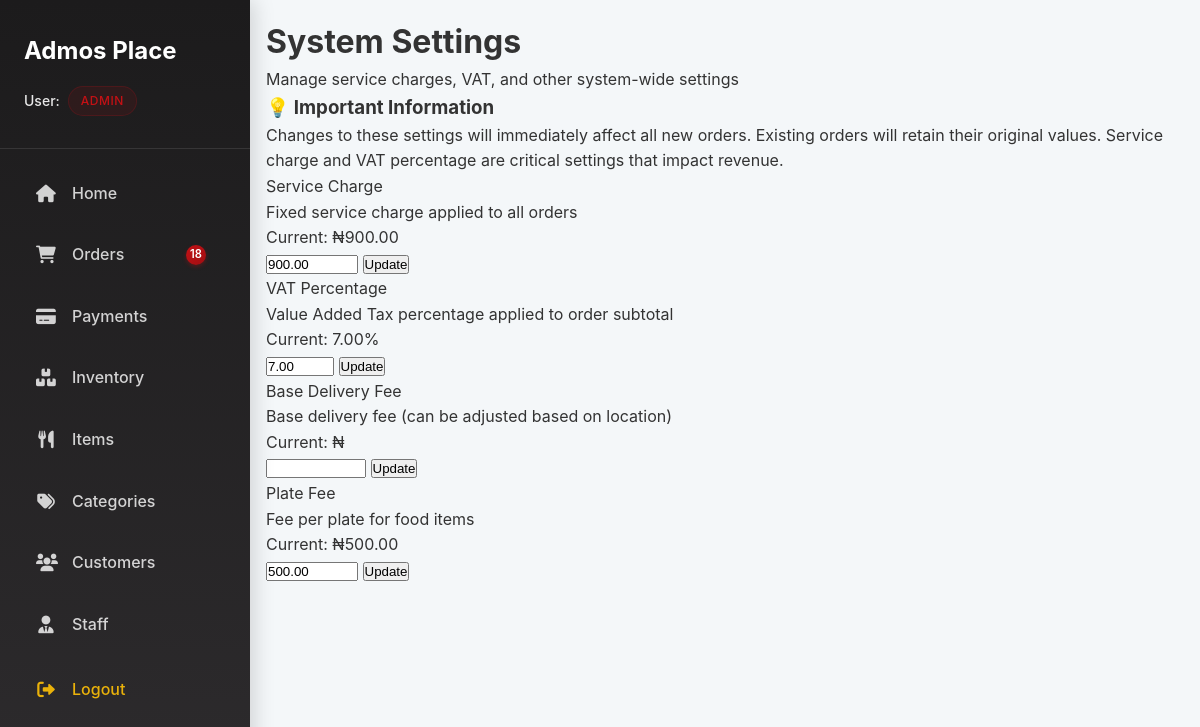
/dashboard/settings/ (signed in), run on the app's committed database.
### accounts/models.py (models this page shows, shortened)
class User(AbstractBaseUser, PermissionsMixin):
    ROLE_CHOICES = (
        ('customer', 'Customer'),
        ('manager', 'Manager'),
        ('accountant', 'Accountant'),
        ('admin', 'Admin'),
    )
    first_name = models.CharField(max_length=50, blank=True)
    last_name = models.CharField(max_length=50, blank=True)
    email = models.EmailField(unique=True, null=True, blank=True)
    phone_number = models.CharField(max_length=15, unique=True)
    delivery_address = models.TextField(blank=True, null=True)
    role = models.CharField(max_length=20, choices=ROLE_CHOICES, default='customer')
    is_active = models.BooleanField(default=True)
    is_staff = models.BooleanField(default=False)
    objects = UserManager()
    USERNAME_FIELD = 'phone_number'
    REQUIRED_FIELDS = []

### store/models.py (models this page shows, shortened)
class SystemSettings(models.Model):
    SETTING_TYPES = [
        ('service_charge', 'Service Charge'),
        ('vat_percentage', 'VAT Percentage'),
        ('delivery_fee_base', 'Base Delivery Fee'),
        ('plate_fee', 'Plate Fee'),
    ]
    setting_type = models.CharField(max_length=20, choices=SETTING_TYPES, unique=True)
    value = models.DecimalField(max_digits=10, decimal_places=2, help_text="Setting value")
    description = models.TextField(blank=True, help_text="Description of what this setting controls")
    is_active = models.BooleanField(default=True, help_text="Whether this setting is currently active")
    created_at = models.DateTimeField(auto_now_add=True)
    updated_at = models.DateTimeField(auto_now=True)
    updated_by = models.ForeignKey(
        settings.AUTH_USER_MODEL,
        on_delete=models.SET_NULL,
        null=True,
        blank=True,
        related_name='updated_system_settings'
    )
    @classmethod
    def get_setting(cls, setting_type, default_value=0):
        try:
            setting = cls.objects.get(setting_type=setting_type, is_active=True)
            return setting.value
        except cls.DoesNotExist:
            return default_value
    class Meta:
        ordering = ['setting_type']
        verbose_name = "System Setting"
        verbose_name_plural = "System Settings"

### dashboard/views.py (the view, shortened to what this page needs)
# urls.py: path("settings/", views.system_settings, name="system_settings"),
@login_required
def system_settings(request):
    if request.user.role != 'admin':
        messages.error(request, "Access denied. Admin privileges required.")
        return redirect("dashboard:home")
    service_charge = SystemSettings.get_setting('service_charge', 100)
    vat_percentage = SystemSettings.get_setting('vat_percentage', 7.5)
    delivery_fee_base = SystemSettings.get_setting('delivery_fee_base', 500)
    plate_fee = SystemSettings.get_setting('plate_fee', 50)
    context = {
        'service_charge': service_charge,
        'vat_percentage': vat_percentage,
        'plate_fee': plate_fee,
    }
    return render(request, "dashboard/system_settings.html", context)

### dashboard/context_processors.py (called while the page is built)
def active_orders_count(request):
    if hasattr(request, 'user') and request.user.is_authenticated and getattr(request.user, 'role', None) in ['admin', 'manager', 'accountant']:
        return {
            'active_orders_count': Order.objects.filter(
                payment__status='success',
                status__in=['Pending', 'On the Way']  # Only count active orders
            ).count()
        }
    return {'active_orders_count': 0}

### dashboard/templates/dashboard/system_settings.html (shortened to what this page needs)
{% extends 'dashboard/base.html' %}
{% load static %}
{% block content %}
<div class="settings-container">
    <div class="settings-card">
        <div class="settings-header">
            <h1>System Settings</h1>
            <p>Manage service charges, VAT, and other system-wide settings</p>
        </div>
        <div class="settings-content">
            <div class="info-box">
                <h3>💡 Important Information</h3>
                <p>Changes to these settings will immediately affect all new orders. Existing orders will retain their original values. Service charge and VAT percentage are critical settings that impact revenue.</p>
            </div>
            <form method="post" id="settings-form">
                <div class="setting-item">
                    <div class="setting-info">
                        <div class="setting-name">Service Charge</div>
                        <div class="setting-description">Fixed service charge applied to all orders</div>
                        <div class="setting-current">Current: ₦{{ service_charge }}</div>
                    </div>
                    <div class="setting-controls">
                        <input type="number" name="service_charge" value="{{ service_charge }}"
                               class="setting-input" min="0" max="5000" step="0.01" required>
                        <button type="submit" name="update_service_charge" class="btn-update">Update</button>
                    </div>
                </div>
                <div class="setting-item">
                    <div class="setting-info">
                        <div class="setting-name">VAT Percentage</div>
                        <div class="setting-description">Value Added Tax percentage applied to order subtotal</div>
                        <div class="setting-current">Current: {{ vat_percentage }}%</div>
                    </div>
                    <div class="setting-controls">
                        <input type="number" name="vat_percentage" value="{{ vat_percentage }}"
                               class="setting-input" min="0" max="50" step="0.1" required>
                        <button type="submit" name="update_vat_percentage" class="btn-update">Update</button>
                    </div>
                </div>
                <div class="setting-item">
                    <div class="setting-info">
                        <div class="setting-name">Base Delivery Fee</div>
                        <div class="setting-description">Base delivery fee (can be adjusted based on location)</div>
                        <div class="setting-current">Current: ₦{{ delivery_fee_base }}</div>
                    </div>
                    <div class="setting-controls">
                        <input type="number" name="delivery_fee_base" value="{{ delivery_fee_base }}"
                               class="setting-input" min="0" max="10000" step="0.01" required>
                        <button type="submit" name="update_delivery_fee_base" class="btn-update">Update</button>
                    </div>
                </div>
                <div class="setting-item">
                    <div class="setting-info">
                        <div class="setting-name">Plate Fee</div>
                        <div class="setting-description">Fee per plate for food items</div>
                        <div class="setting-current">Current: ₦{{ plate_fee }}</div>
                    </div>
                    <div class="setting-controls">
                        <input type="number" name="plate_fee" value="{{ plate_fee }}"
                               class="setting-input" min="0" max="1000" step="0.01" required>
                        <button type="submit" name="update_plate_fee" class="btn-update">Update</button>
                    </div>
                </div>
            </form>
        </div>
    </div>
</div>
{% endblock %}

### dashboard/templates/dashboard/base.html (shortened to what this page needs)
<!DOCTYPE html>
<html lang="en">
<head>
    {% load static %}
    <link rel="stylesheet" href="{% static 'dashboard/css/style.css' %}?v=17">
    <link rel="stylesheet" href="https://cdnjs.cloudflare.com/ajax/libs/font-awesome/6.0.0/css/all.min.css">
</head>
<body>
    <div class="dashboard-container">
        <aside class="sidebar" id="sidebar">
            <div class="sidebar-header">
                <div class="header-top">
                <h3>Admos Place</h3>
                </div>
                <div class="user-info">
                    <div class="user-name">User: <span class="user-role">{{ user.role|title }}</span></div>
                </div>
            </div>
            <nav class="sidebar-nav">
                <ul>
                    {% if user.role in 'admin,accountant' %}
                    <li class="{% if request.resolver_match.url_name == 'home' %}active{% endif %}">
                        <a href="{% url 'dashboard:home' %}">
                            <i class="fas fa-home"></i> Home
                        </a>
                    </li>
                    {% endif %}
        <li class="{% if request.resolver_match.url_name == 'orders' or request.resolver_match.url_name == 'delivered_orders' %}active{% endif %}">
            <a href="{% url 'dashboard:orders' %}">
                <i class="fas fa-shopping-cart"></i> Orders
                <span class="sidebar-badge">{{ active_orders_count }}</span>
            </a>
        </li>
                    {% if user.role in 'admin,accountant' %}
                    <li class="{% if request.resolver_match.url_name == 'payments' %}active{% endif %}">
                        <a href="{% url 'dashboard:payments' %}">
                            <i class="fas fa-credit-card"></i> Payments
                        </a>
                    </li>
                    {% endif %}
                    <li class="{% if request.resolver_match.url_name == 'inventory' %}active{% endif %}">
                        <a href="{% url 'dashboard:inventory' %}">
                            <i class="fas fa-boxes"></i> Inventory
                        </a>
                    </li>
                    <li class="{% if request.resolver_match.url_name == 'items' %}active{% endif %}">
                        <a href="{% url 'dashboard:items' %}">
                            <i class="fas fa-utensils"></i> Items
                        </a>
                    </li>
                    <li class="{% if request.resolver_match.url_name == 'categories' %}active{% endif %}">
                        <a href="{% url 'dashboard:categories' %}">
                            <i class="fas fa-tags"></i> Categories
                        </a>
                    </li>
        <li class="{% if request.resolver_match.url_name == 'users' %}active{% endif %}">
            <a href="{% url 'dashboard:users' %}">
                <i class="fas fa-users"></i> Customers
            </a>
        </li>
                    {% if user.role == 'admin' %}
                    <li class="{% if request.resolver_match.url_name == 'staff' %}active{% endif %}">
                        <a href="{% url 'dashboard:staff' %}">
                            <i class="fas fa-user-tie"></i> Staff
                        </a>
                    </li>
                    {% endif %}
                    <li class="logout-item">
                        <a href="#" onclick="openDashboardLogout()" class="logout-link">
                            <i class="fas fa-sign-out-alt"></i> Logout
                        </a>
                    </li>
                </ul>
            </nav>
        </aside>
        <main class="main-content">
            <div class="content-body">
                {% block content %}{% endblock %}
            </div>
        </main>
    </div>
    <link rel="stylesheet" href="https://cdnjs.cloudflare.com/ajax/libs/font-awesome/6.0.0/css/all.min.css">
</body>
</html>

### dashboard/static/dashboard/css/style.css (style rules this page uses)
:root { --primary-color: #C41115; --secondary-color: #FFB300; --text-color: #333; --light-gray: #f4f7f9; --medium-gray: #e0e0e0; --dark-gray: #555; --border-color: #e0e0e0; --font-family: -apple-system, BlinkMacSystemFont, "Segoe UI", Roboto, "Helvetica Neue", Arial, sans-serif; }
*, *::before, *::after { box-sizing: border-box; margin: 0; padding: 0; }
body { font-family: var(--font-family); line-height: 1.6; color: var(--text-color); background-color: var(--light-gray); }
.dashboard-container { display: flex; min-height: 100vh; }
.sidebar-badge { background: linear-gradient(135deg, #C41115 0%, #a00e12 100%); color: white; border-radius: 12px; min-width: 20px; height: 20px; display: inline-flex; align-items: center; justify-content: center; font-size: 0.7rem; font-weight: 600; margin-left: auto; margin-right: 0.5rem; box-shadow: 0 2px 4px rgba(196, 17, 21, 0.3); }
.sidebar { width: 250px; background: linear-gradient(180deg, #1C1B1C 0%, #2d2b2d 100%); padding: 0; box-shadow: 4px 0 20px rgba(0, 0, 0, 0.15); transition: transform 0.3s ease-in-out; height: 100vh; overflow: hidden; position: fixed; top: 0; left: 0; z-index: 1000; }
.sidebar-header { padding: 2rem 1.5rem 1.5rem; border-bottom: 1px solid rgba(255, 255, 255, 0.1); margin-bottom: 1rem; }
.header-top { display: flex; justify-content: space-between; align-items: center; margin-bottom: 1rem; }
.sidebar-header h3 { color: white; font-size: 1.5rem; font-weight: 700; margin: 0; }
.user-info { text-align: center; margin: 0.5rem 0; }
.user-name { font-weight: 500; color: rgba(255, 255, 255, 0.9); font-size: 0.875rem; margin: 0; display: flex; align-items: center; justify-content: center; gap: 0.5rem; }
.user-role { color: #C41115; font-weight: 600; background: rgba(196, 17, 21, 0.1); padding: 0.25rem 0.75rem; border-radius: 20px; font-size: 0.75rem; text-transform: uppercase; letter-spacing: 0.5px; border: 1px solid rgba(196, 17, 21, 0.2); }
.sidebar-nav ul { list-style: none; padding: 0; margin: 0; }
.sidebar-nav li { margin: 0.25rem 1rem; }
.sidebar-nav li a { display: flex; align-items: center; padding: 1rem 1.25rem; color: rgba(255, 255, 255, 0.8); text-decoration: none; border-radius: 12px; transition: all 0.3s ease; font-weight: 500; position: relative; }
.sidebar-nav li a i { margin-right: 1rem; font-size: 1.1rem; width: 20px; text-align: center; }
.sidebar-nav .logout-item a { color: rgba(255, 193, 7, 0.9) !important; margin-top: 0.5rem; padding-top: 1rem; }
.sidebar-nav .logout-item a i { color: rgba(255, 193, 7, 0.9); }
.main-content { flex-grow: 1; display: flex; flex-direction: column; margin-left: 250px; }
.user-info { display: flex; align-items: center; }
.user-info span { margin-right: 0.75rem; font-weight: 500; }
.content-body { padding: 1rem; flex-grow: 1; overflow-y: auto; }

### data on the page
User: role "ADMIN"
SystemSettings: value "900.00", service_charge "900.00"
SystemSettings: value "7.00", vat_percentage "7.00"
SystemSettings: value "500.00", plate_fee "500.00"

### other printed values
{{ active_orders_count }} "18"
